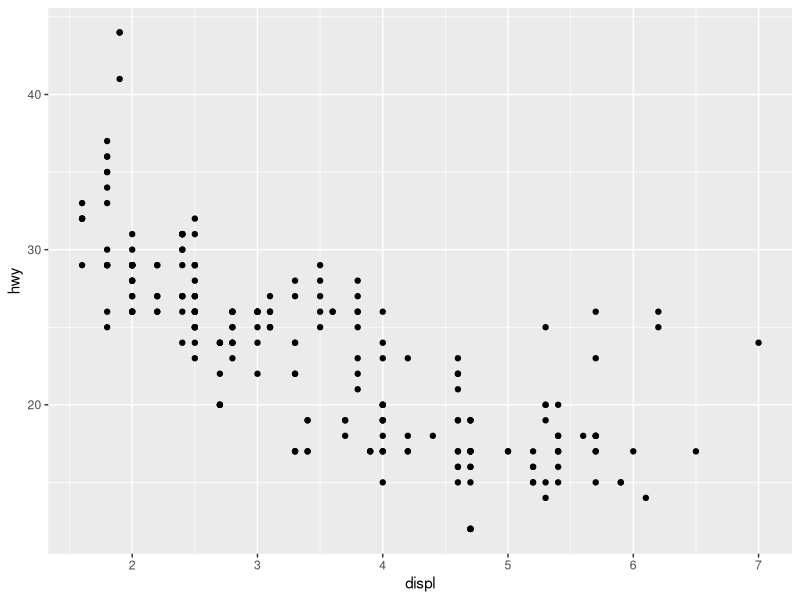
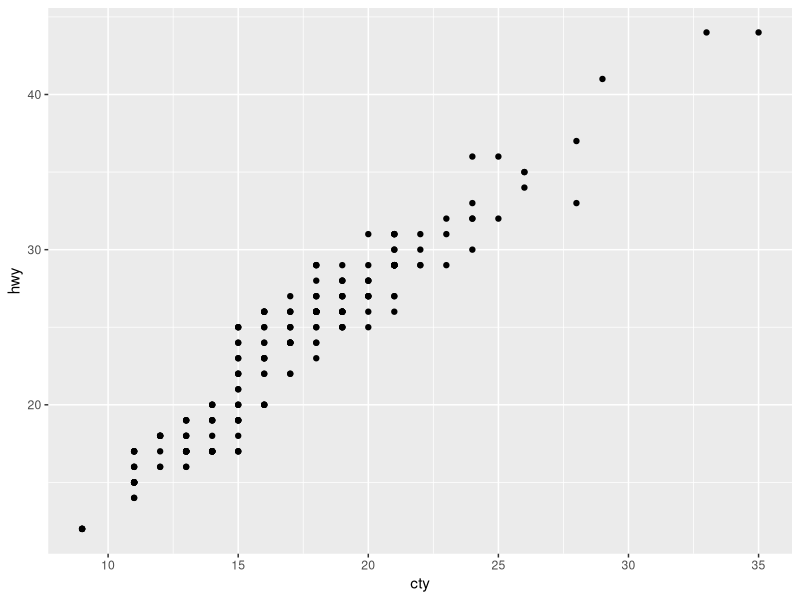
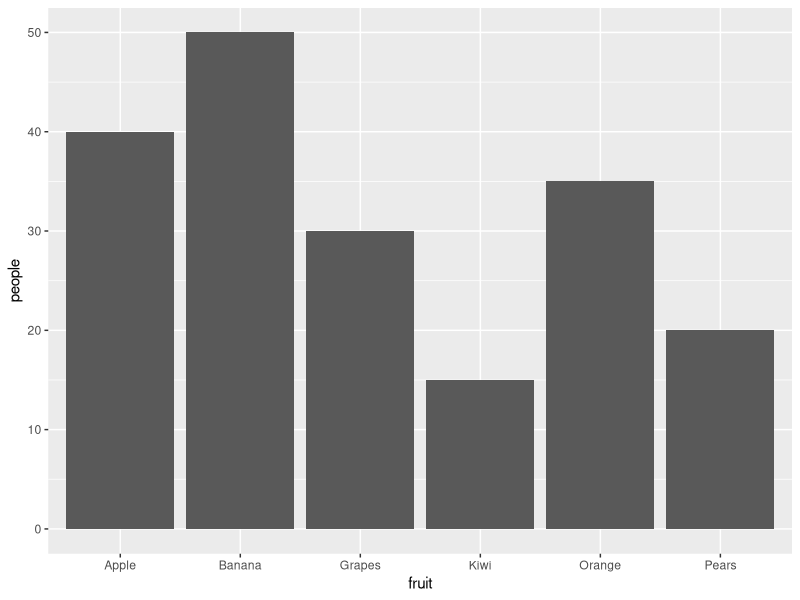
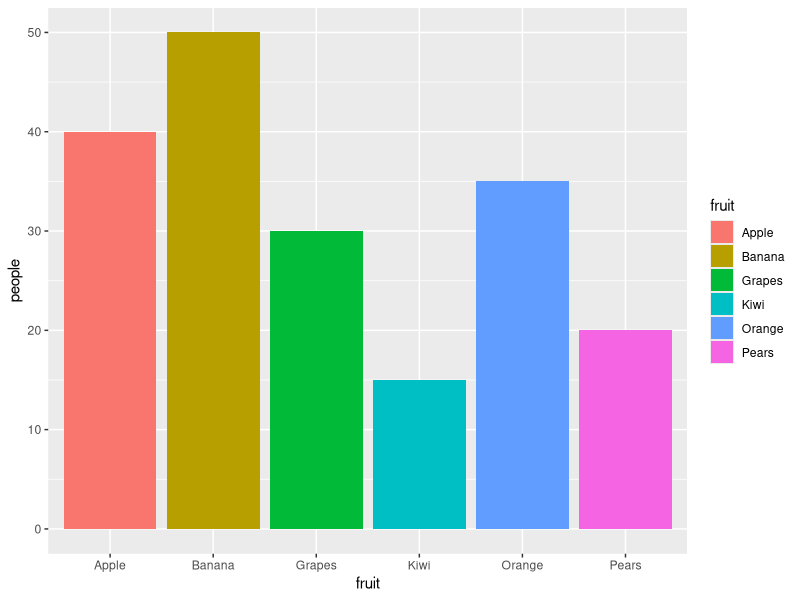
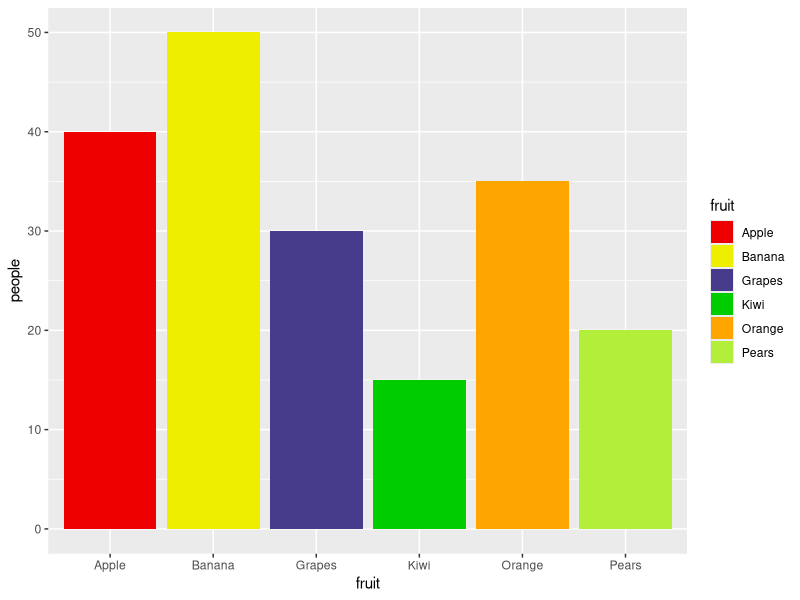
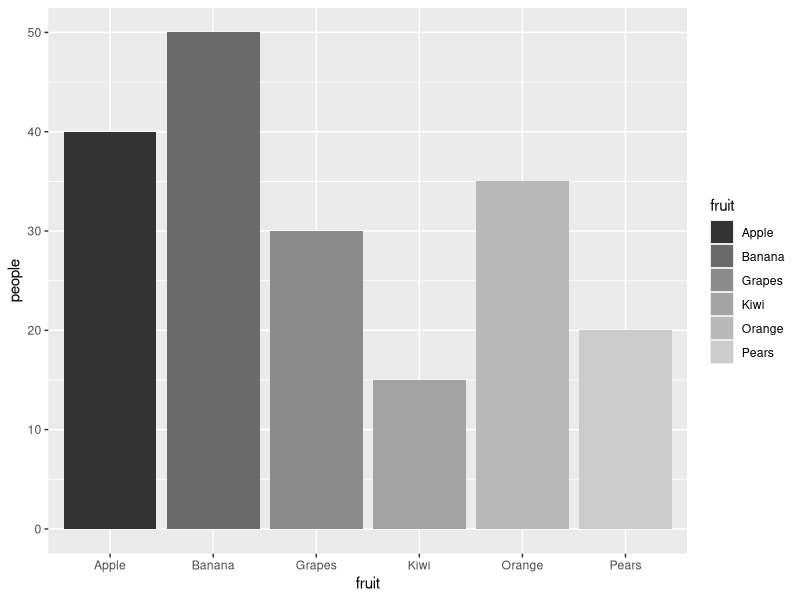
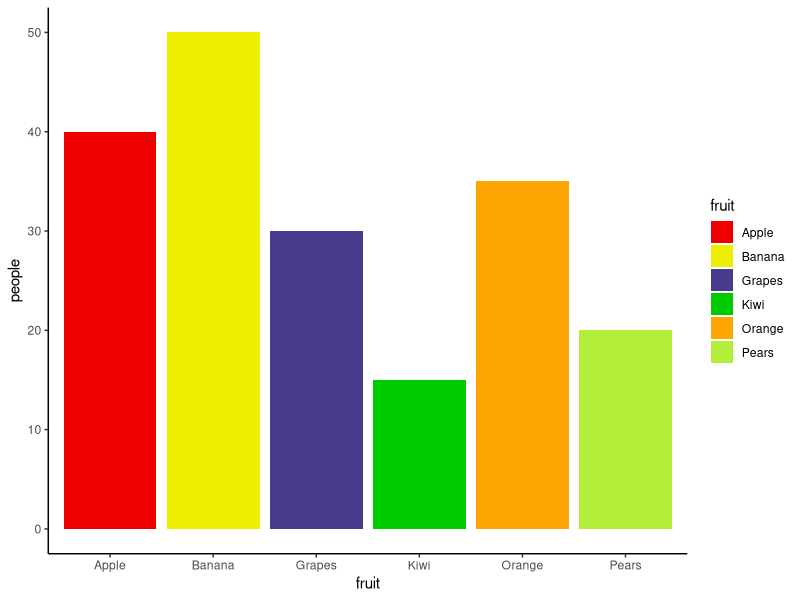
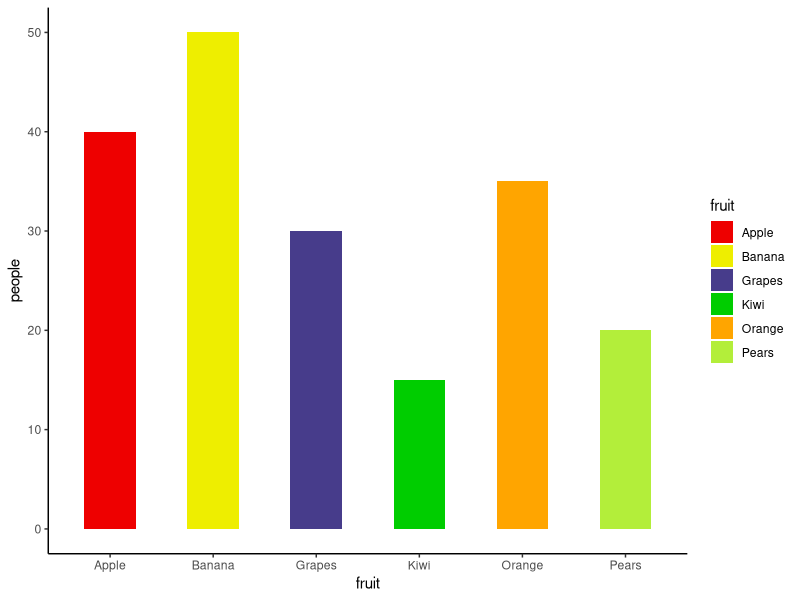

Write the R code that produced these figures, in order.
## ---- chunk 1
knitr::opts_knit$set(base.dir = "D:/MJ/study/Personal Project/Github Portfolio/Github Blog/mj-kim904.github.io/_posts", base.url = "/")
knitr::opts_chunk$set(fig.path = "images/")
## ---- chunk 2
library(tidyverse)
## ---- chunk 3
head(mpg)
# The head() function returns truncated rows.

summary(mpg)
# The summary() function tells you the various fields and summarizes the quantitative fields.
## ---- chunk 4
#Highway Miles per Gallon vs. Engine Displacement (in litre)
ggplot(data = mpg) +
  geom_point(mapping = aes(x = displ, y = hwy))

#Highway Miles per Gallon vs. City Miles per Gallon
ggplot(data = mpg) +
  geom_point(mapping = aes(x = cty, y = hwy))

## ---- chunk 5
survey <- data.frame(fruit = c("Apple", "Banana", "Grapes", "Kiwi", "Orange", "Pears"), people=c(40, 50, 30, 15, 35, 20))
survey
## ---- chunk 6
ggplot(data = survey, aes(x=fruit, y=people)) +
  geom_bar(stat = "identity")

#The argument "stat = identity" is telling it not to transform the data.
## ---- chunk 7
#Make bars with color
ggplot(survey, aes(x=fruit, y=people, fill=fruit)) + 
  geom_bar(stat="identity")

#Make bars with specific color
ggplot(survey, aes(x=fruit, y=people, fill=fruit)) + 
  geom_bar(stat="identity") +
  scale_fill_manual(values = c("red2", "yellow2", "slateblue4", "green3", "orange", "olivedrab2"))

#Make bars with grey scale
ggplot(survey, aes(x=fruit, y=people, fill=fruit)) + 
  geom_bar(stat="identity") +
  scale_fill_grey()

#Make it in different theme
ggplot(survey, aes(x=fruit, y=people, fill=fruit)) + 
  scale_fill_manual(values=c("red2", "yellow2", "slateblue4", "green3", "orange", "olivedrab2")) +
  geom_bar(stat="identity") +
  theme_classic()

#Modify bar width
ggplot(survey, aes(x=fruit, y=people, fill=fruit)) + 
  scale_fill_manual(values=c("red2", "yellow2", "slateblue4", "green3", "orange", "olivedrab2")) +
  geom_bar(stat="identity", width = 0.5) +
  theme_classic()

#Add titiles and label axes
ggplot(survey, aes(x=fruit, y=people, fill=fruit)) + 
  scale_fill_manual(values=c("red2", "yellow2", "slateblue4", "green3", "orange", "olivedrab2")) +
  geom_bar(stat="identity", width = 0.5) +
  theme_classic() +
  ggtitle("Favorite fruit survey") +
  xlab("Fruits") +
  ylab("Number of People")

#add labels 

ggplot(survey, aes(x=fruit, y=people, fill=fruit)) + 
  scale_fill_manual(values=c("red2", "yellow2", "slateblue4", "green3", "orange", "olivedrab2")) +
  geom_bar(stat="identity", width = 0.5) +
  geom_text(aes(label=people), vjust=-0.3, size=3.5) +
  theme_classic() +
  ggtitle("Favorite fruit survey") +
  xlab("Fruits") +
  ylab("Number of People")

## ---- chunk 8
#Circumference vs. Age
ggplot(data = Orange) +
  geom_line(mapping = aes(x = age, y = circumference, color = Tree))

## ---- chunk 9
head(Orange)

#Select the data for tree 1 and create a new data frame with it
tree_1 <- Orange[which(Orange$Tree==1),]
tree_1
## ---- chunk 10
ggplot(data = tree_1) +
  geom_line(mapping = aes(x = age, y = circumference))
## ---- chunk 11
#Give color to the line
ggplot(data = tree_1) +
  geom_line(mapping = aes(x = age, y = circumference), color = "blue") +
  theme_classic() +
  ggtitle("Tree 1: Circumference vs. Age") +
  xlab("Age") +
  ylab("Circumference")
## ---- chunk 12
swiss
head(swiss)
summary(swiss)
str(swiss)

plot(swiss)
## ---- chunk 13
#1) Education vs. Fertility
plot(swiss$Fertility, swiss$Education)
#Add line
abline(lm(swiss$Education ~ swiss$Fertility))

#2) Fertility vs. Education
plot(swiss$Education, swiss$Fertility)
#Add line
abline(lm(swiss$Fertility ~ swiss$Education))
## ---- chunk 14
ggplot(data = swiss) + 
  geom_point(mapping = aes(x = Education, y = Fertility))

#Find slope and intercept using coef() function
coef(lm(Fertility ~ Education, data = swiss))

ggplot(data = swiss) +
  geom_point(mapping = aes(x = Education, y = Fertility)) +
  geom_abline(slope = -0.862, intercept = 79.61)
